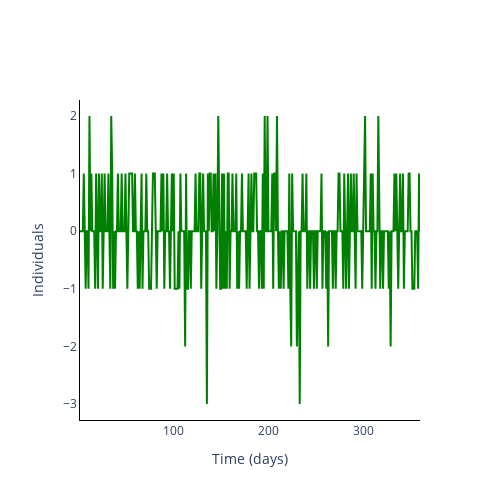

Source (notebook cell):
### Markdown cell above
### Plot incidence of infection

### Code cell
fig = go.Figure()

incidence = np.zeros((num_experiments, len(times)))
incidence[:, 1:] = output_algorithm[:, 1:, 1] - output_algorithm[:, :-1, 1]

for _ in range(num_experiments):
    fig.add_trace(
        go.Scatter(
            y=incidence[_, :].tolist(),
            x=times,
            mode='lines',
            name=trace_name[s],
            line_color=colours[s],
            showlegend=False,
        ),
)

# Add axis labels
fig.update_layout(
    width=500, 
    height=500,
    plot_bgcolor='white',
    xaxis=dict(
        linecolor='black',
        title = 'Time (days)'
        ),
    yaxis=dict(
        linecolor='black',
        title = 'Individuals'),
    #legend=dict(
    #    orientation="h",
    #    yanchor="bottom",
    #    y=1.02,
    #    xanchor="right",
    #    x=1
    #)
    )

fig.write_image('images/Incidence-Lassa.pdf')
fig.show()

### Figure 1 — Plotly figure (JSON) as saved in the notebook; plotly's stock layout.template omitted (floating-point values rounded to 4 significant figures; data arrays with more than 128 entries replaced by an {"elided": "..."} marker saying what was removed)
{"data": [{"line": {"color": "green"}, "mode": "lines", "name": "R", "showlegend": false, "type": "scatter", "x": {"elided": "360 int values"}, "y": {"elided": "360 int values"}}], "layout": {"height": 500, "plot_bgcolor": "white", "width": 500, "xaxis": {"linecolor": "black", "title": {"text": "Time (days)"}}, "yaxis": {"linecolor": "black", "title": {"text": "Individuals"}}}}
